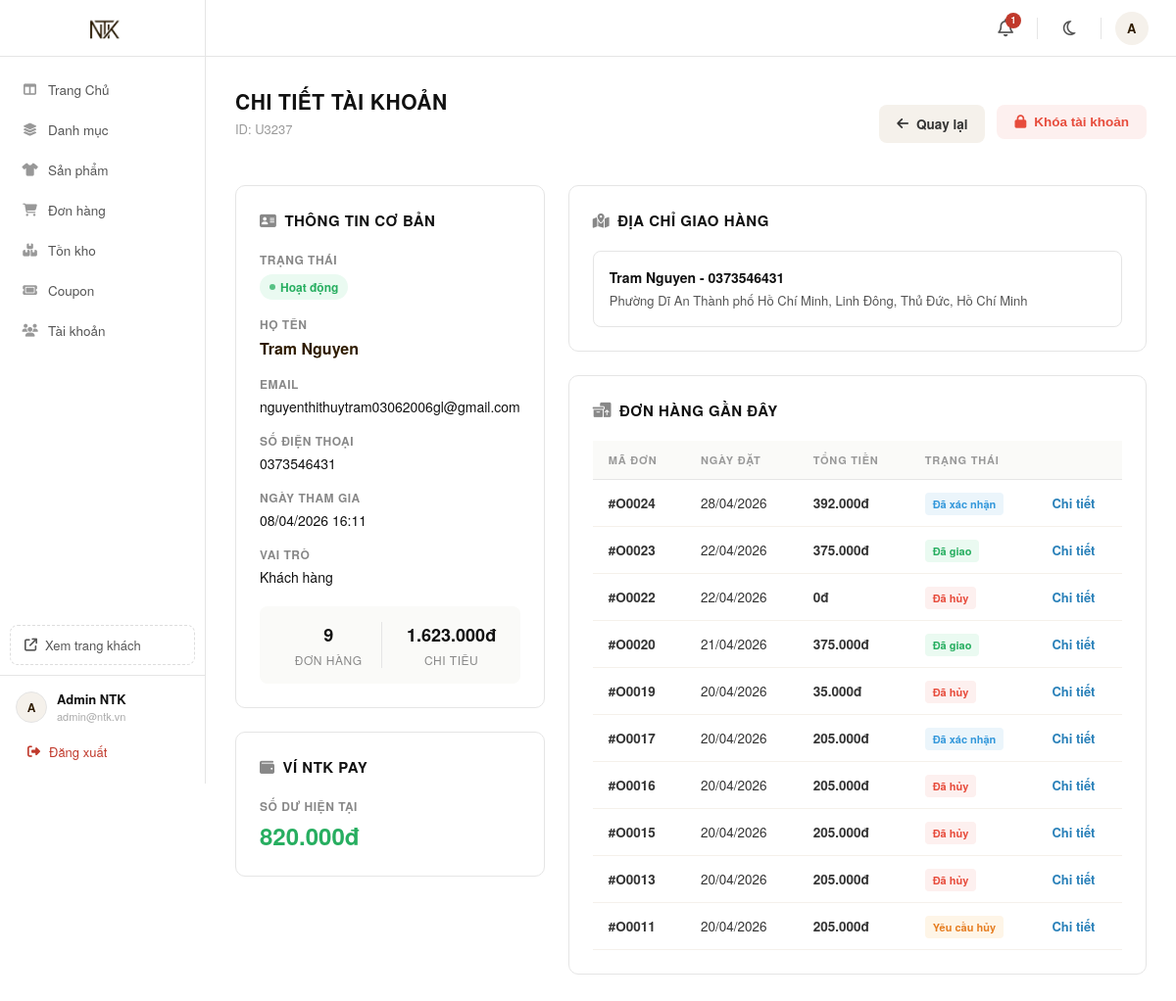
The app's page /admin/account_detail.php?id=U3237, older data.
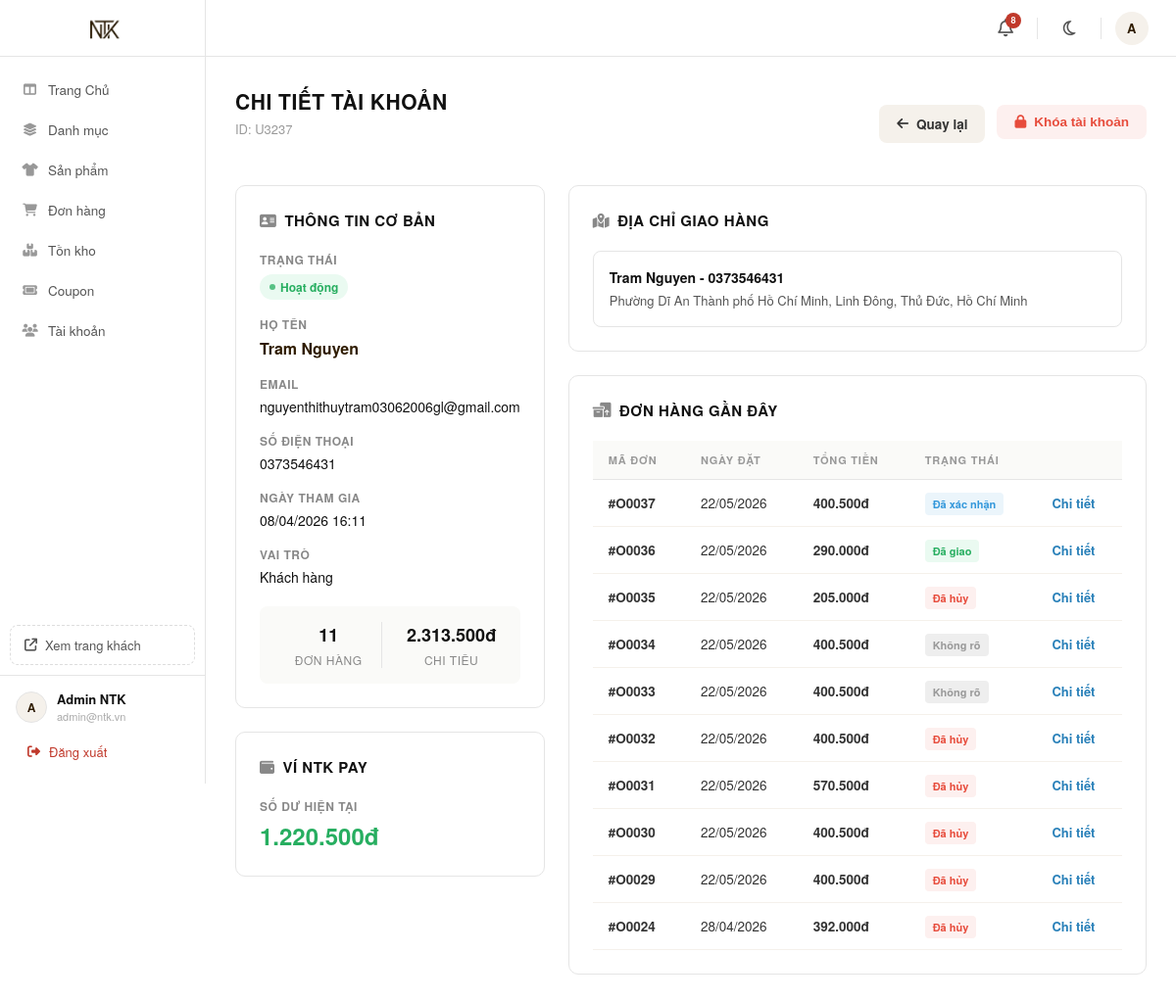
The same page, newer data.
### tables this page shows
CREATE TABLE `users` (
  `user_id` char(5) NOT NULL,
  `username` varchar(50) NOT NULL,
  `password` varchar(50) NOT NULL,
  `fullname` varchar(100) DEFAULT NULL,
  `email` varchar(100) DEFAULT NULL,
  `phonenumber` varchar(10) DEFAULT NULL,
  `address` text DEFAULT NULL,
  `verification_code` varchar(6) DEFAULT NULL,
  `verification_code_expires_at` datetime DEFAULT NULL,
  `is_verified` int(11) DEFAULT 0,
  `role` int(11) DEFAULT 0,
  `status` int(11) DEFAULT 1,
  `created_at` datetime DEFAULT current_timestamp(),
  `total_orders` int(11) DEFAULT 0,
  `total_spend` decimal(15,2) DEFAULT 0.00,
  `bank_name` varchar(100) DEFAULT NULL,
  `bank_account_number` varchar(20) DEFAULT NULL,
  `bank_account_name` varchar(100) DEFAULT NULL,
  `wallet_balance` decimal(15,2) DEFAULT 0.00,
  PRIMARY KEY (`user_id`),
  UNIQUE KEY `username` (`username`)
);

CREATE TABLE `user_addresses` (
  `address_id` int(11) NOT NULL AUTO_INCREMENT,
  `user_id` char(5) NOT NULL,
  `recipient_name` varchar(100) NOT NULL DEFAULT '',
  `phone` varchar(20) NOT NULL DEFAULT '',
  `street` varchar(255) NOT NULL DEFAULT '',
  `ward` varchar(100) NOT NULL DEFAULT '',
  `district` varchar(100) NOT NULL DEFAULT '',
  `province` varchar(100) NOT NULL DEFAULT '',
  `note` text DEFAULT NULL,
  `is_default` tinyint(1) NOT NULL DEFAULT 0,
  `created_at` datetime DEFAULT current_timestamp(),
  PRIMARY KEY (`address_id`),
  KEY `user_id` (`user_id`)
);

CREATE TABLE `orders` (
  `order_id` char(5) NOT NULL,
  `payos_order_code` bigint(20) DEFAULT NULL,
  `payos_qr_code` text DEFAULT NULL,
  `user_id` char(5) DEFAULT NULL,
  `order_date` datetime DEFAULT current_timestamp(),
  `fullname` varchar(100) DEFAULT NULL,
  `phone` varchar(10) DEFAULT NULL,
  `address` varchar(500) DEFAULT NULL,
  `total_price` decimal(15,2) DEFAULT NULL,
  `shipping_fee` decimal(15,2) DEFAULT NULL,
  `shipping_method_id` char(5) DEFAULT NULL,
  `discount_value` decimal(15,2) DEFAULT NULL,
  `order_status` int(11) DEFAULT NULL,
  `final_price` decimal(15,2) DEFAULT NULL,
  `payment_status` int(11) DEFAULT 0,
  `payment_method` int(11) DEFAULT NULL,
  `coupon_id` char(5) DEFAULT NULL,
  `tracking_number` varchar(50) DEFAULT NULL,
  `wallet_used_amount` decimal(15,2) DEFAULT 0.00,
  `note` varchar(500) DEFAULT NULL,
  `payos_checkout_url` varchar(1000) DEFAULT NULL,
  `cancel_reason` varchar(500) DEFAULT NULL,
  `cancel_requested_at` datetime DEFAULT NULL,
  `return_reason` varchar(500) DEFAULT NULL,
  `return_image` varchar(500) DEFAULT NULL,
  `return_requested_at` datetime DEFAULT NULL,
  `delivery_failed_at` datetime DEFAULT NULL,
  `admin_note` varchar(500) DEFAULT NULL,
  PRIMARY KEY (`order_id`),
  KEY `fk_order_user` (`user_id`),
  KEY `fk_order_coupon` (`coupon_id`),
  KEY `fk_order_ship` (`shipping_method_id`),
  CONSTRAINT `fk_order_coupon` FOREIGN KEY (`coupon_id`) REFERENCES `coupons` (`coupon_id`),
  CONSTRAINT `fk_order_ship` FOREIGN KEY (`shipping_method_id`) REFERENCES `shipping_methods` (`shipping_method_id`),
  CONSTRAINT `fk_order_user` FOREIGN KEY (`user_id`) REFERENCES `users` (`user_id`)
);

### src/admin/account_detail.php (the view, shortened to what the changed rows need)
<?php
require_once __DIR__ . '/../config/database.php';
$user_id = $_GET['id'] ?? '';
$stmt = $conn->prepare("
    SELECT u.*,
           COUNT(o.order_id) as total_orders,
           IFNULL(SUM(o.final_price), 0) as total_spent
    FROM users u
    LEFT JOIN orders o ON u.user_id = o.user_id AND o.payment_status = 1
    WHERE u.user_id = ?
    GROUP BY u.user_id
");
$stmt->execute([$user_id]);
$user = $stmt->fetch(PDO::FETCH_ASSOC);
$stmt_addr = $conn->prepare("SELECT * FROM user_addresses WHERE user_id = ? ORDER BY is_default DESC, created_at DESC");
$stmt_addr->execute([$user_id]);
$addresses = $stmt_addr->fetchAll(PDO::FETCH_ASSOC);
$stmt_orders = $conn->prepare("SELECT * FROM orders WHERE user_id = ? ORDER BY order_date DESC LIMIT 10");
$stmt_orders->execute([$user_id]);
$orders = $stmt_orders->fetchAll(PDO::FETCH_ASSOC);
include __DIR__ . '/../includes/admin_sidebar.php';
?>
<div class="toolbar">
    <div>
        <div class="page-title">Chi tiết tài khoản</div>
        <p class="page-subtitle">ID: <?= htmlspecialchars($user['user_id']) ?></p>
    </div>
</div>
<div class="detail-grid">
    <div>
        <div class="section-card">
            <div class="info-group">
                <div class="info-label">Họ tên</div>
                <div class="info-value bold"><?= htmlspecialchars($user['fullname']) ?></div>
            </div>
            <div class="info-group">
                <div class="info-label">Email</div>
                <div class="info-value"><?= htmlspecialchars($user['email']) ?></div>
            </div>
            <div class="info-group">
                <div class="info-label">Số điện thoại</div>
                <div class="info-value"><?= htmlspecialchars($user['phonenumber']) ?></div>
            </div>
            <div class="info-group">
                <div class="info-label">Ngày tham gia</div>
                <div class="info-value"><?= date('d/m/Y H:i', strtotime($user['created_at'])) ?></div>
            </div>
            <div class="stat-row">
                <div class="stat-item">
                    <div class="stat-val"><?= $user['total_orders'] ?></div>
                    <div class="stat-lbl">Đơn hàng</div>
                </div>
                <div class="stat-item">
                    <div class="stat-val"><?= number_format($user['total_spent'], 0, ',', '.') ?>đ</div>
                    <div class="stat-lbl">Chi tiêu</div>
                </div>
            </div>
        </div>
        <div class="section-card">
            <div class="info-group" style="margin-bottom:0;">
                <div class="info-label">Số dư hiện tại</div>
                <div class="info-value bold" style="font-size:24px; color:#27ae60;"><?= number_format($user['wallet_balance'], 0, ',', '.') ?>đ</div>
            </div>
        </div>
    </div>
    <div>
        <div class="section-card">
            <?php if (empty($addresses)): ?>
                <div style="color:#aaa; font-size:13.5px;">Chưa có địa chỉ nào được lưu.</div>
            <?php else: ?>
                <?php foreach ($addresses as $addr): ?>
                <div class="address-item">
                    <div class="address-name">
                        <?= htmlspecialchars($addr['recipient_name']) ?> - <?= htmlspecialchars($addr['phone']) ?>
                    </div>
                    <div class="address-txt">
                        <?= htmlspecialchars($addr['street']) ?>, <?= htmlspecialchars($addr['ward']) ?>, <?= htmlspecialchars($addr['district']) ?>, <?= htmlspecialchars($addr['province']) ?>
                    </div>
                </div>
                <?php endforeach; ?>
            <?php endif; ?>
        </div>
        <div class="section-card">
            <?php if (empty($orders)): ?>
                <div style="color:#aaa; font-size:13.5px;">Chưa có đơn hàng nào.</div>
            <?php else: ?>
                <div style="overflow-x:auto;">
                    <table class="data-table">
                        <thead>
                            <tr>
                                <th>Mã đơn</th>
                                <th>Ngày đặt</th>
                                <th>Tổng tiền</th>
                                <th>Trạng thái</th>
                                <th></th>
                            </tr>
                        </thead>
                        <tbody>
                            <?php foreach ($orders as $o): ?>
                            <tr>
                                <td style="font-weight:600;">#<?= htmlspecialchars($o['order_id']) ?></td>
                                <td><?= date('d/m/Y', strtotime($o['order_date'])) ?></td>
                                <td style="font-weight:600;"><?= number_format($o['final_price'], 0, ',', '.') ?>đ</td>
                                <td>
                                    <?php
                                    $statuses = [
                                        0 => ['Chờ xác nhận', '#f39c12', '#fdf2e9'],
                                        1 => ['Đã xác nhận', '#3498db', '#ebf5fb'],
                                        2 => ['Đang giao hàng', '#9b59b6', '#f5eef8'],
                                        3 => ['Đã giao', '#27ae60', '#eafaf1'],
                                        4 => ['Đã hủy', '#e74c3c', '#fdf0ef'],
                                        5 => ['Yêu cầu hủy', '#e67e22', '#fef5e7']
                                    ];
                                    $s = $statuses[$o['order_status']] ?? ['Không rõ', '#999', '#eee'];
                                    ?>
                                    <span class="order-status" style="color:<?= $s[1] ?>; background:<?= $s[2] ?>;"><?= $s[0] ?></span>
                                </td>
                                <td>
                                    <a href="order_detail.php?id=<?= $o['order_id'] ?>" style="color:#2980b9; text-decoration:none; font-size:13px; font-weight:600;">Chi tiết</a>
                                </td>
                            </tr>
                            <?php endforeach; ?>
                        </tbody>
                    </table>
                </div>
            <?php endif; ?>
        </div>
    </div>
</div>
</div>
</main>
</body>
</html>

### src/includes/admin_sidebar.php (shortened to what the changed rows need)
<?php
require_once __DIR__ . '/../config/database.php';
$notifications = [];
$stmt = $conn->query("SELECT order_id, order_date FROM orders WHERE order_status = 5 ORDER BY order_date DESC LIMIT 5");
while ($row = $stmt->fetch()) {
    $notifications[] = [
        'time' => strtotime($row['order_date']),
        'icon' => 'fa-rotate-left', 'color' => '#e67e22',
        'label' => 'Yêu cầu trả hàng: #' . $row['order_id'],
        'link' => 'order_detail.php?id=' . $row['order_id'],
        'time_str' => date('H:i d/m', strtotime($row['order_date']))
    ];
}
$stmt = $conn->query("SELECT order_id, order_date FROM orders WHERE order_status IN (4, 8) AND order_date >= NOW() - INTERVAL 7 DAY ORDER BY order_date DESC LIMIT 5");
while ($row = $stmt->fetch()) {
    $notifications[] = [
        'time' => strtotime($row['order_date']),
        'icon' => 'fa-ban', 'color' => '#e74c3c',
        'label' => 'Đơn hàng bị hủy: #' . $row['order_id'],
        'link' => 'order_detail.php?id=' . $row['order_id'],
        'time_str' => date('H:i d/m', strtotime($row['order_date']))
    ];
}
$stmt = $conn->query("SELECT order_id, order_date FROM orders WHERE payment_status = 1 AND order_date >= NOW() - INTERVAL 24 HOUR ORDER BY order_date DESC LIMIT 5");
while ($row = $stmt->fetch()) {
    $notifications[] = [
        'time' => strtotime($row['order_date']),
        'icon' => 'fa-circle-check', 'color' => '#27ae60',
        'label' => 'Đã thanh toán: #' . $row['order_id'],
        'link' => 'order_detail.php?id=' . $row['order_id'],
        'time_str' => date('H:i d/m', strtotime($row['order_date']))
    ];
}
usort($notifications, function($a, $b) {
    return $b['time'] <=> $a['time'];
});
$notifications = array_slice($notifications, 0, 10);
$notif_count = count($notifications);
?>
<!DOCTYPE html>
<html lang="vi">
<head>
    <link rel="stylesheet" href="https://cdnjs.cloudflare.com/ajax/libs/font-awesome/6.5.0/css/all.min.css">
</head>
<body>
<header class="admin-topbar">
    <div class="notif-wrap" id="notifWrap">
        <a href="#" class="topbar-icon-btn" title="Thông báo" onclick="toggleNotif(event)">
            <i class="fa-regular fa-bell"></i>
            <?php if ($notif_count > 0): ?>
            <span class="topbar-badge"><?= min($notif_count, 9) ?><?= $notif_count > 9 ? '+' : '' ?></span>
            <?php endif; ?>
        </a>
    </div>
</header>
<main class="admin-main">
<div class="admin-content">

Row changes from the older to the newer data that the page shows:
no longer on this page (row edited): orders: order_id "O0023", order_date "22/04/2026", final_price "375.000", order_status "Đã giao"
no longer on this page (row unchanged): orders: order_id "O0022", order_date "22/04/2026", final_price "0", order_status "Đã hủy"
no longer on this page (row unchanged): orders: order_id "O0020", order_date "21/04/2026", final_price "375.000", order_status "Đã giao"
no longer on this page (row unchanged): orders: order_id "O0019", order_date "20/04/2026", final_price "35.000", order_status "Đã hủy"
no longer on this page (row unchanged): orders: order_id "O0017", order_date "20/04/2026", final_price "205.000", order_status "Đã xác nhận"
no longer on this page (row unchanged): orders: order_id "O0016", order_date "20/04/2026", final_price "205.000", order_status "Đã hủy"
no longer on this page (row unchanged): orders: order_id "O0015", order_date "20/04/2026", final_price "205.000", order_status "Đã hủy"
no longer on this page (row unchanged): orders: order_id "O0013", order_date "20/04/2026", final_price "205.000", order_status "Đã hủy"
no longer on this page (row unchanged): orders: order_id "O0011", order_date "20/04/2026", final_price "205.000", order_status "Yêu cầu hủy"
changed users "Tram Nguyen": wallet_balance "820.000" → "1.220.500"
added orders: order_id "O0037", order_date "22/05/2026", final_price "400.500", order_status "Đã xác nhận"
added orders: order_id "O0036", order_date "22/05/2026", final_price "290.000", order_status "Đã giao"
added orders: order_id "O0035", order_date "22/05/2026", final_price "205.000", order_status "Đã hủy"
added orders: order_id "O0034", order_date "22/05/2026", final_price "400.500", order_status "Không rõ"
added orders: order_id "O0033", order_date "22/05/2026", final_price "400.500", order_status "Không rõ"
added orders: order_id "O0032", order_date "22/05/2026", final_price "400.500", order_status "Đã hủy"
added orders: order_id "O0031", order_date "22/05/2026", final_price "570.500", order_status "Đã hủy"
added orders: order_id "O0030", order_date "22/05/2026", final_price "400.500", order_status "Đã hủy"
added orders: order_id "O0029", order_date "22/05/2026", final_price "400.500", order_status "Đã hủy"
changed orders "O0024": order_status "Đã xác nhận" → "Đã hủy"
Text that changed along with them:
min($notif_count, 9): "1" → "8"
$user['total_orders']: "9" → "11"
$user['total_spent']: "1.623.000" → "2.313.500"
